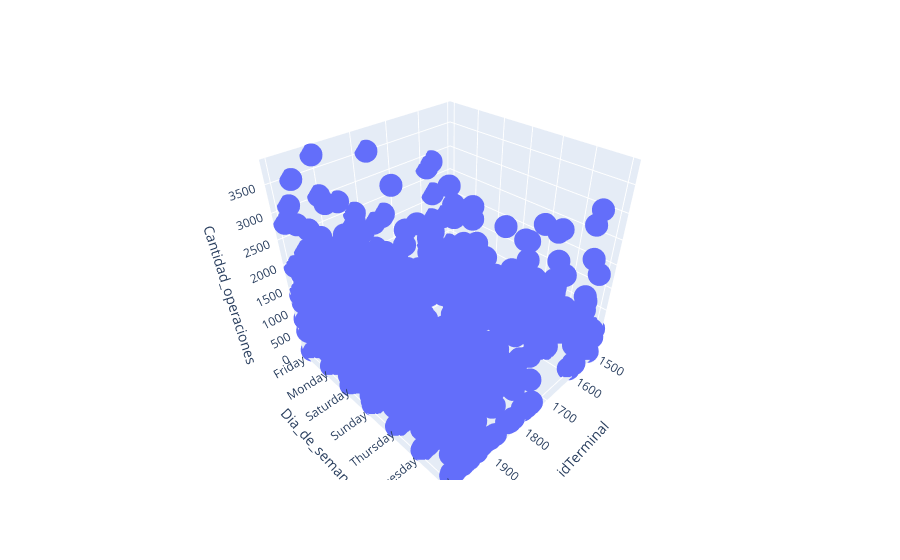

The cell this chart's notebook holds for it:
### Code cell
plotly.offline.init_notebook_mode(connected=True)
fig = px.scatter_3d(dataNew, x='idTerminal', y='Dia_de_semana', z='Cantidad_operaciones')
#fig.write_html("animacion1_3D.html")
fig.show()

### Figure 1 — Plotly figure (JSON) as saved in the notebook; plotly's stock layout.template omitted (floating-point values rounded to 4 significant figures; data arrays with more than 128 entries replaced by an {"elided": "..."} marker saying what was removed)
{"data": [{"hovertemplate": "idTerminal=%{x}<br>Dia_de_semana=%{y}<br>Cantidad_operaciones=%{z}<extra></extra>", "legendgroup": "", "marker": {"color": "#636efa", "symbol": "circle"}, "mode": "markers", "name": "", "scene": "scene", "showlegend": false, "type": "scatter3d", "x": {"elided": "906 int values"}, "y": {"elided": "906 str values"}, "z": {"elided": "906 int values"}}], "layout": {"legend": {"tracegroupgap": 0}, "margin": {"t": 60}, "scene": {"domain": {"x": [0, 1], "y": [0, 1]}, "xaxis": {"title": {"text": "idTerminal"}}, "yaxis": {"title": {"text": "Dia_de_semana"}}, "zaxis": {"title": {"text": "Cantidad_operaciones"}}}}}
